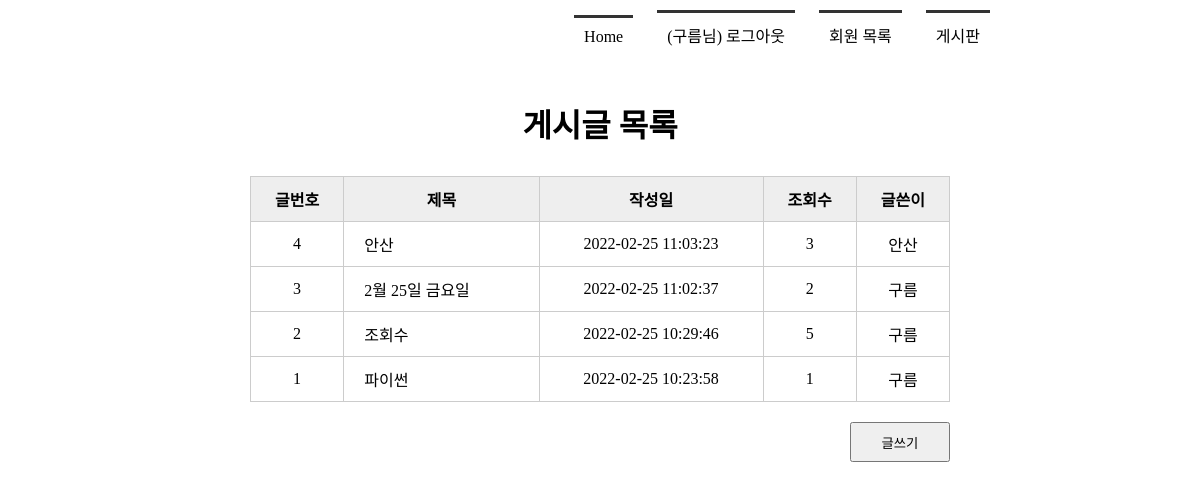
The page /boardlist/ (signed in) on the database its author committed.
### tables this page shows
CREATE TABLE board(
            bno integer PRIMARY KEY AUTOINCREMENT,
            title   text NOT NULL,
            content text NOT NULL,
            createDate timestamp date DEFAULT (datetime('now', 'localtime')),
            hit integer,
            mid char(5) NOT NULL,
            FOREIGN KEY(mid) REFERENCES member(mid) ON DELETE CASCADE
        );

### app.py (the view)
@app.route('/boardlist/')
def boardlist():
    rs = select_board()
    return render_template('boardlist.html', rs=rs)

### model/model_board.py (called while the page is built)
def select_board():
    conn = getconn()
    cur = conn.cursor()
    sql = "SELECT * FROM board ORDER BY bno DESC"
    cur.execute(sql)
    rs = cur.fetchall()
    conn.close()
    return rs

### model/model_member.py (called while the page is built)
def getconn():
    conn = sqlite3.connect('./members.db')
    return conn

### templates/boardlist.html (shortened to what this page needs)
<!DOCTYPE html>
<html lang="ko">
<head>
    <link rel="stylesheet" href="{{ url_for('static', filename='style.css') }}">
</head>
<body>
    <div id="container">
        {% include 'navbar.html' %}
        <section>
            <h1>게시글 목록</h1>
            <table class="tbl_board">
                <tr>
                    <th>글번호</th>
                    <th>제목</th>
                    <th>작성일</th>
                    <th>조회수</th>
                    <th>글쓴이</th>
                </tr>
                {% for i in rs %}
                <tr>
                    <td>{{ i[0] }}</td>
                    <td><a href="{{ url_for('board_view', bno=i[0]) }}" >{{ i[1] }}</a></td>
                    <td>{{ i[3] }}</td>
                    <td>{{ i[4] }}</td>
                    <td>{{ i[5] }}</td>
                </tr>
                {% endfor %}
            </table>
            <div class="btn_write">
                <button type="button" onclick="location.href='/writing/'">글쓰기</button>
            </div>
        </section>
    </div>
</body>
</html>

### static/style.css (style rules this page uses)
* { margin: 0; padding: 0; }
#container { width: 1000px; margin: 0 auto; }
section { text-align:center; }
section h1 { font-size: 2em; margin-bottom: 30px; }
section table { width: 600px; margin: 0 auto; }
section table, th, td { padding: 10px; border: 1px solid #ccc; border-collapse: collapse; }
section .tbl_board { width: 700px; }
section .tbl_board th { background: #eee; }
section .tbl_board a { text-decoration: none; color: #000; }
section .tbl_board td:nth-child(2) { text-align: left; padding-left: 20px; }
section .btn_write { text-align: right; margin: 20px 150px; }
section .btn_write button { width: 100px; height: 40px; }

### rows shown on the page
board: bno "4", title "안산", createDate "2022-02-25 11:03:23", hit "3", mid "안산"
board: bno "3", title "2월 25일 금요일", createDate "2022-02-25 11:02:37", hit "2", mid "구름"
board: bno "2", title "조회수", createDate "2022-02-25 10:29:46", hit "5", mid "구름"
board: bno "1", title "파이썬", createDate "2022-02-25 10:23:58", hit "1", mid "구름"

### other values the page prints
{{ session['userName'] }} "구름"
